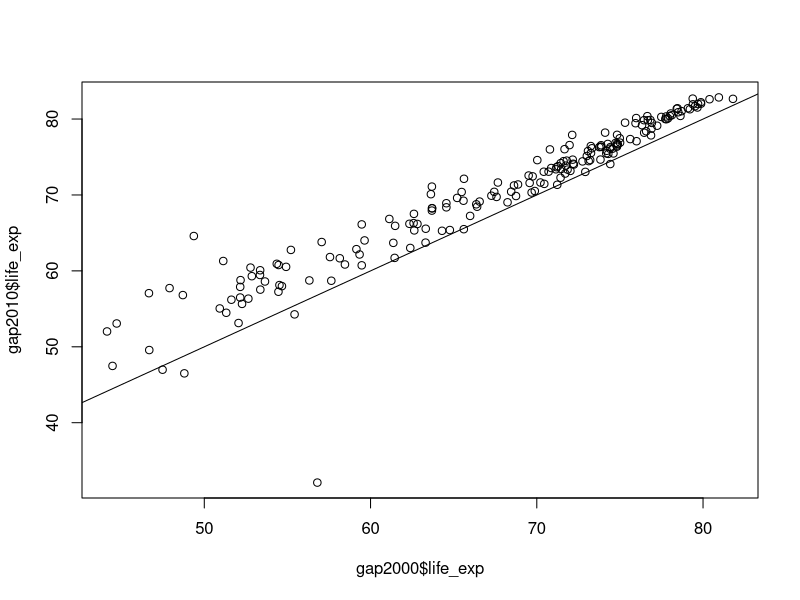

This chart was generated by the following R code:
## ---- chunk 1
library(tidyverse)

geo <- read_csv("r-intro-2-files/geo.csv")
geo$income2017 <- factor(geo$income2017, levels=c("low","lower_mid","upper_mid","high"))

gap <- read_csv("r-intro-2-files/gap-minder.csv")
gap_geo <- left_join(gap, geo, by="name")
## ---- chunk 2
mean( c(1,2,3,4) )
## ---- chunk 3
gap2010 <- filter(gap_geo, year == 2010)
mean(gap2010$lifeExp)
## ---- chunk 4
summarize(gap2010, mean_life_exp=mean(life_exp))
## ---- chunk 5
summarize(group_by(gap2010, year), mean_life_exp=mean(life_exp))
## ---- chunk 6
gap2000 <- filter(gap_geo, year == 2000)
gap2010 <- filter(gap_geo, year == 2010)

t.test(gap2010$life_exp, gap2000$life_exp)
## ---- chunk 7
all(gap2000$name == gap2010$name)

t.test(gap2010$life_exp, gap2000$life_exp, paired=TRUE)
## ---- chunk 8
plot(gap2000$life_exp, gap2010$life_exp)
abline(0,1)
## ---- chunk 9
class(42)
typeof(42)
## ---- chunk 10
result <- t.test(gap2010$life_exp, gap2000$life_exp, paired=TRUE)

class(result)
typeof(result)
names(result)
result$p.value
## ---- chunk 11
mylist <- list(hello=c("Hello","world"), numbers=c(1,2,3,4))
mylist

class(mylist)
typeof(mylist)
names(mylist)
## ---- chunk 12
mylist$hello
mylist[[2]]
